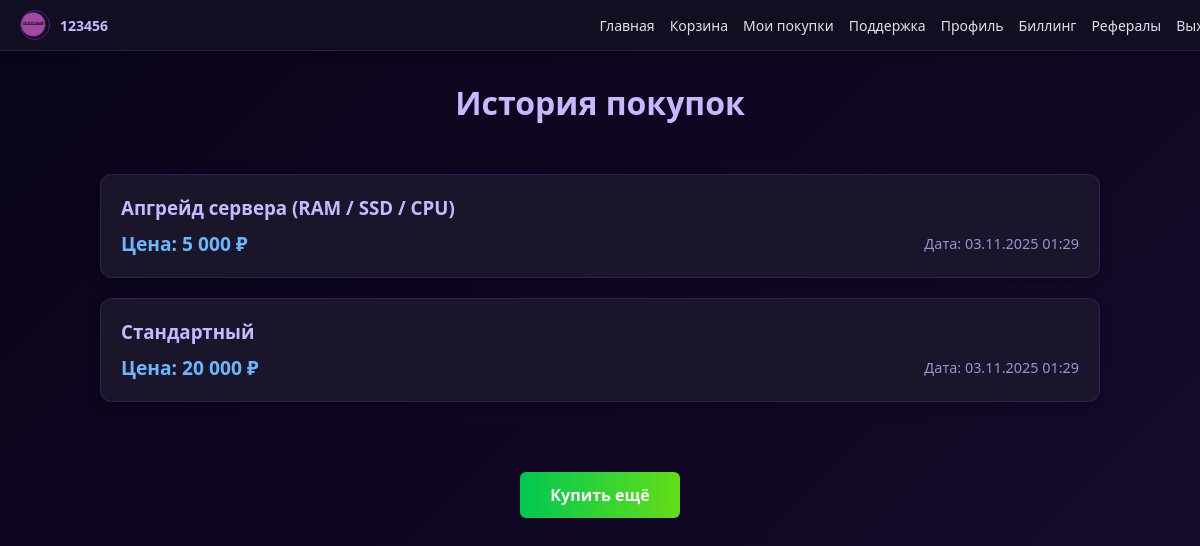
Screenshot of /pages/history.php (signed in) with the database file from the repository.
### tables this page shows
CREATE TABLE `purchases` (
  `id` int(11) NOT NULL AUTO_INCREMENT,
  `user_id` int(11) NOT NULL,
  `item_type` enum('service','package') NOT NULL,
  `service_id` int(11) DEFAULT NULL,
  `package_id` int(11) DEFAULT NULL,
  `price` decimal(10,2) NOT NULL,
  `purchased_at` datetime DEFAULT current_timestamp(),
  PRIMARY KEY (`id`),
  KEY `user_id` (`user_id`),
  CONSTRAINT `purchases_ibfk_1` FOREIGN KEY (`user_id`) REFERENCES `users` (`id`) ON DELETE CASCADE
);

CREATE TABLE `services` (
  `id` int(11) NOT NULL AUTO_INCREMENT,
  `name` varchar(255) NOT NULL,
  `price` int(11) NOT NULL,
  `description` text DEFAULT NULL,
  `sort_order` int(11) DEFAULT 0,
  PRIMARY KEY (`id`)
);

CREATE TABLE `tariff_plans` (
  `id` int(11) NOT NULL AUTO_INCREMENT,
  `name` varchar(100) NOT NULL,
  `slug` varchar(50) NOT NULL,
  `price` int(11) NOT NULL,
  `description` text DEFAULT NULL,
  `features` text DEFAULT NULL,
  `is_recommended` tinyint(1) DEFAULT 0,
  `sort_order` int(11) DEFAULT 0,
  PRIMARY KEY (`id`),
  UNIQUE KEY `slug` (`slug`)
);

### pages/history.php (the view, shortened to what this page needs)
<?php
require_once '../config.php';
try {
    $pdo = new PDO("mysql:host=$host;dbname=$dbname;charset=utf8", $username, $password);
    $pdo->setAttribute(PDO::ATTR_ERRMODE, PDO::ERRMODE_EXCEPTION);
    $stmt = $pdo->prepare("
        SELECT p.id, p.item_type, p.service_id, p.package_id, p.price, p.purchased_at,
               s.name AS service_name,
               t.name AS package_name
        FROM purchases p
        LEFT JOIN services s ON p.service_id = s.id
        LEFT JOIN tariff_plans t ON p.package_id = t.id
        WHERE p.user_id = ?
        ORDER BY p.purchased_at DESC
    ");
    $stmt->execute([$_SESSION['user_id']]);
    $purchases = $stmt->fetchAll(PDO::FETCH_ASSOC);
} catch (PDOException $e) {
    die("Ошибка БД: " . htmlspecialchars($e->getMessage()));
}
?>
<!DOCTYPE html>
<html lang="ru">
<head>
    <link rel="stylesheet" href="../css/guest.css">
    <link rel="stylesheet" href="../css/userbar.css">
    <link rel="stylesheet" href="../css/history.css">
</head>
<body>
    <div class="user-panel">
        <img src="<?= htmlspecialchars($_SESSION['avatar'] ?? '../imang/default.png') ?>" alt="Аватарка">
        <div class="user-info">
            <strong><?= htmlspecialchars($_SESSION['username'] ?? 'Пользователь') ?></strong>
        </div>
        <div class="user-menu">
            <a href="user_dashboard.php">Главная</a>
            <a href="cart.php">Корзина</a>
            <a href="purchased.php">Мои покупки</a>
            <a href="support.php">Поддержка</a>
            <a href="edit_profile.php">Профиль</a>
            <a href="billing.php">Биллинг</a>
            <a href="referral.php">Рефералы</a>
            <a href="../logout.php">Выход</a>
        </div>
    </div>
    <div class="content-wrapper">
        <h1 style="text-align: center; color: #c7b8ff;">История покупок</h1>
        <?php if (empty($purchases)): ?>
            <div style="text-align: center; color: #aaa; font-size: 1.2rem; margin: 60px 0;">
                У вас пока нет покупок.
            </div>
        <?php else: ?>
            <div class="purchases-list">
                <?php foreach ($purchases as $purchase): ?>
                    <div class="purchase-item">
                        <h3>
                            <?= htmlspecialchars($purchase['item_type'] === 'service' ? $purchase['service_name'] : $purchase['package_name']) ?>
                        </h3>
                        <div class="purchase-info">
                            <span class="purchase-price">Цена: <?= number_format($purchase['price'], 0, '', ' ') ?> ₽</span>
                            <span class="purchase-date">Дата: <?= htmlspecialchars(date('d.m.Y H:i', strtotime($purchase['purchased_at']))) ?></span>
                        </div>
                    </div>
                <?php endforeach; ?>
            </div>
        <?php endif; ?>
        <div style="text-align: center; margin-top: 30px;">
            <a href="services.php" class="btn" style="background: linear-gradient(to right, #00c853, #64dd17); color: white;">Купить ещё</a>
        </div>
    </div>
</body>
</html>

### css/guest.css (style rules this page uses)
body { background: linear-gradient(135deg, #0a0418, #160b2e); color: #e0e0e0; font-family: 'Segoe UI', Tahoma, Geneva, Verdana, sans-serif; margin: 0; padding: 0; min-height: 100vh; display: flex; flex-direction: column; }
.btn { display: inline-block; padding: 12px 30px; margin: 0 10px; border-radius: 6px; text-decoration: none; font-weight: bold; font-size: 16px; transition: all 0.3s ease; }

### css/userbar.css (style rules this page uses)
.user-panel { position: fixed; top: 0; left: 0; width: 100%; background: rgba(20, 15, 35, 0.95); padding: 10px 20px; display: flex; align-items: center; gap: 10px; z-index: 1000; border-bottom: 1px solid rgba(100, 60, 180, 0.3); box-shadow: 0 2px 8px rgba(0, 0, 0, 0.4); }
.user-panel img { width: 28px; height: 28px; border-radius: 50%; object-fit: cover; border: 1px solid #5a1a8f; }
.user-panel .user-info { font-size: 14px; color: #e0e0e0; }
.user-panel .user-info strong { color: #c7b8ff; }
.user-panel .user-menu { margin-left: auto; display: flex; gap: 15px; }
.user-panel .user-menu a { color: #e0e0e0; text-decoration: none; font-size: 14px; transition: color 0.2s ease; }
.content-wrapper { margin-top: 60px; padding: 0 20px; }

### css/history.css (style rules this page uses)
.content-wrapper { margin-top: 60px; padding: 0 20px; }
.purchases-list { max-width: 1000px; margin: 30px auto; padding: 20px; }
.purchase-item { background: rgba(30, 25, 45, 0.8); border: 1px solid rgba(100, 60, 180, 0.3); border-radius: 12px; padding: 20px; margin-bottom: 20px; box-shadow: 0 4px 12px rgba(0, 0, 0, 0.3); }
.purchase-item h3 { color: #c7b8ff; margin: 0 0 10px; }
.purchase-info { display: flex; justify-content: space-between; align-items: center; gap: 20px; font-size: 0.95rem; color: #d0d0d0; }
.purchase-price { font-size: 1.2rem; font-weight: bold; color: #6ab7ff; }
.purchase-date { font-size: 0.9rem; color: #a090cc; }

### rows the page displays
purchases: service.name "Апгрейд сервера (RAM / SSD / CPU)", price "5 000", purchased_at "03.11.2025 01:29"
purchases: tariff_plans.name "Стандартный", price "20 000", purchased_at "03.11.2025 01:29"

### other values shown
$_SESSION['username'] "123456"
